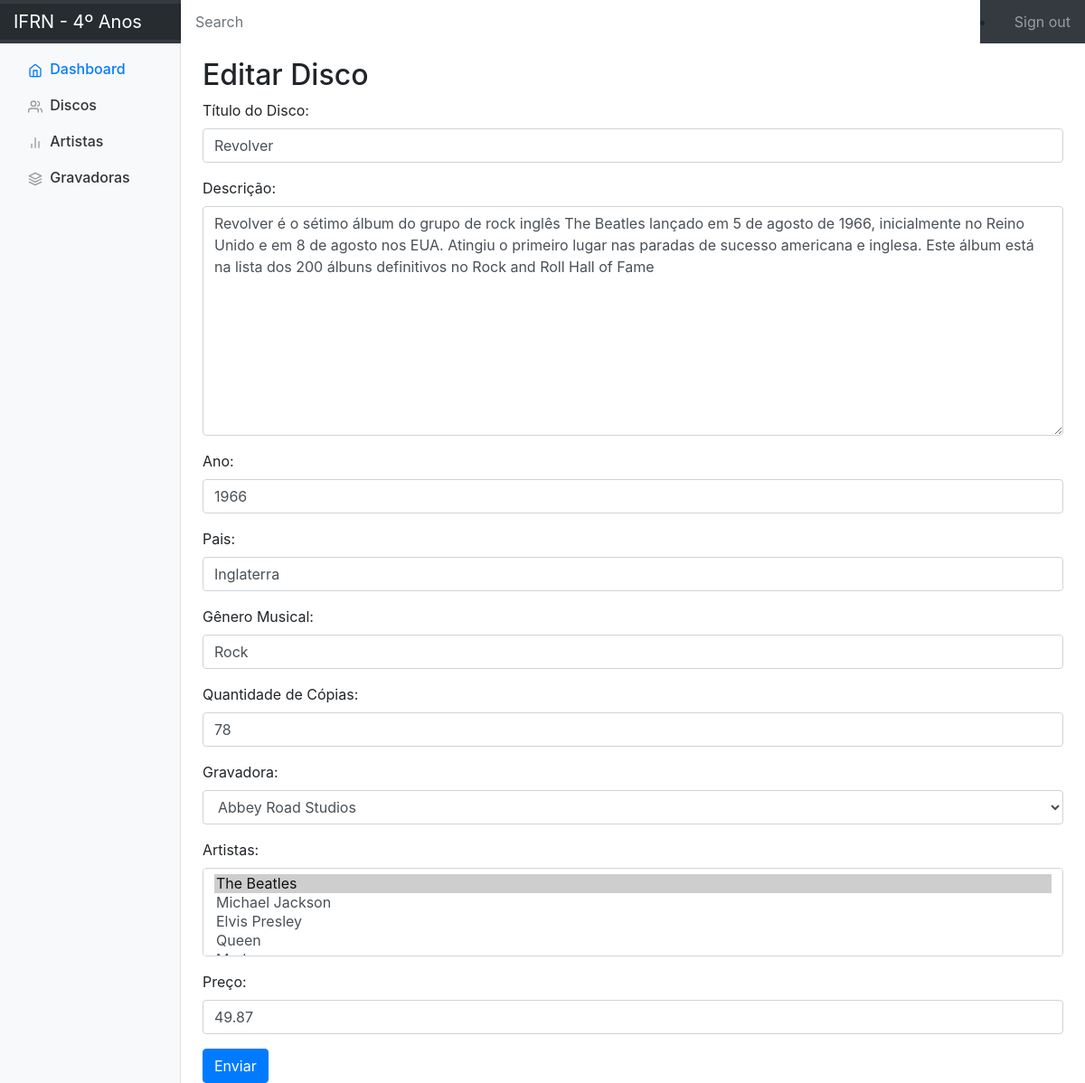
/editar_disco/3 (signed in), run on the app's committed database.
### apps/disco/models.py (models this page shows, shortened)
class Disco(models.Model):
    nome = models.CharField(max_length=150, verbose_name="Título do Disco")
    descricao = models.TextField(max_length=600, verbose_name="Descrição")
    ano = models.IntegerField()
    pais = models.CharField(max_length=150)
    genero = models.CharField(max_length=150, verbose_name="Gênero Musical")
    quantidade = models.IntegerField(verbose_name="Quantidade de Cópias")
    selo_fonografico = models.ForeignKey(Selo_Fonografico, on_delete=models.CASCADE, verbose_name="Gravadora")
    artistas = models.ManyToManyField(Artista)
    preco = models.DecimalField(max_digits=5, decimal_places=2, verbose_name="Preço")

class Selo_Fonografico(models.Model):
    nome = models.CharField(max_length=150)
    def __str__(self):
        return self.nome

### apps/disco/views.py (the view)
# urls.py: path("editar_disco/<int:pk>", views.edit_disco, name="edit_disco"),
@login_required(login_url="accounts/login")
def edit_disco(request, pk):
    context = {'acao': 'Editar'}
    if request.POST:
        form = DiscoForm(request.POST)
        if form.is_valid():
            form.save()
            return HttpResponseRedirect(reverse('index'))
        else:
            context['form'] = form
            return render(request, "disco/form.html", context)
    else:
        disco = Disco.objects.get(pk=pk)
        form = DiscoForm(instance=disco)
        context['form'] = form
        return render(request, "disco/form.html", context)

### apps/disco/forms.py
class DiscoForm(forms.ModelForm):
    class Meta:
        model = Disco
        fields = ['nome', 'descricao', 'ano', 'pais', 'genero', 'quantidade', 'selo_fonografico', 'artistas', 'preco']
        widgets = {
            'nome': forms.TextInput(attrs={'class': 'form-control'}),
            'descricao': forms.Textarea(attrs={'class': 'form-control'}),
            'ano': forms.NumberInput(attrs={'class': 'form-control'}),
            'pais': forms.TextInput(attrs={'class': 'form-control'}),
            'genero': forms.TextInput(attrs={'class': 'form-control'}),
            'quantidade': forms.NumberInput(attrs={'class': 'form-control'}),
            'selo_fonografico': forms.Select(attrs={'class': 'form-control'}),
            'artistas': forms.SelectMultiple(attrs={'class': 'form-control'}),
            'preco': forms.NumberInput(attrs={'class': 'form-control'}),
        }

### apps/disco/models.py (called while the page is built)
    def __str__(self):
        return self.nome

### apps/disco/templates/disco/form.html (shortened to what this page needs)
{% extends 'base.html' %}
{% block center %}
    <h2> {{ acao }} Disco</h2>
    <form method="post">
        {{ form.as_p }}
        <button type="submit" class="btn btn-primary">Enviar</button>
    </form>
{% endblock %}

### static/css/dashboard.css (style rules this page uses)
body { font-size: .875rem; }

### data on the page
Disco: nome "Revolver", descricao "Revolver é o sétimo álbum do grupo de rock inglês The Beatles lançado em 5 de agosto de 1966, inicialmente no Reino Unido e em 8 de agosto nos EUA. Atingiu o primeiro lugar nas paradas de sucesso americana e inglesa. Este álbum está na lista dos 200 álbuns definitivos no Rock and Roll Hall of Fame", ano "1966", pais "Inglaterra", genero "Rock", quantidade "78", selo_fonografico "Abbey Road Studios", preco "49.87"

### other printed values
{{ acao }} "Editar"
